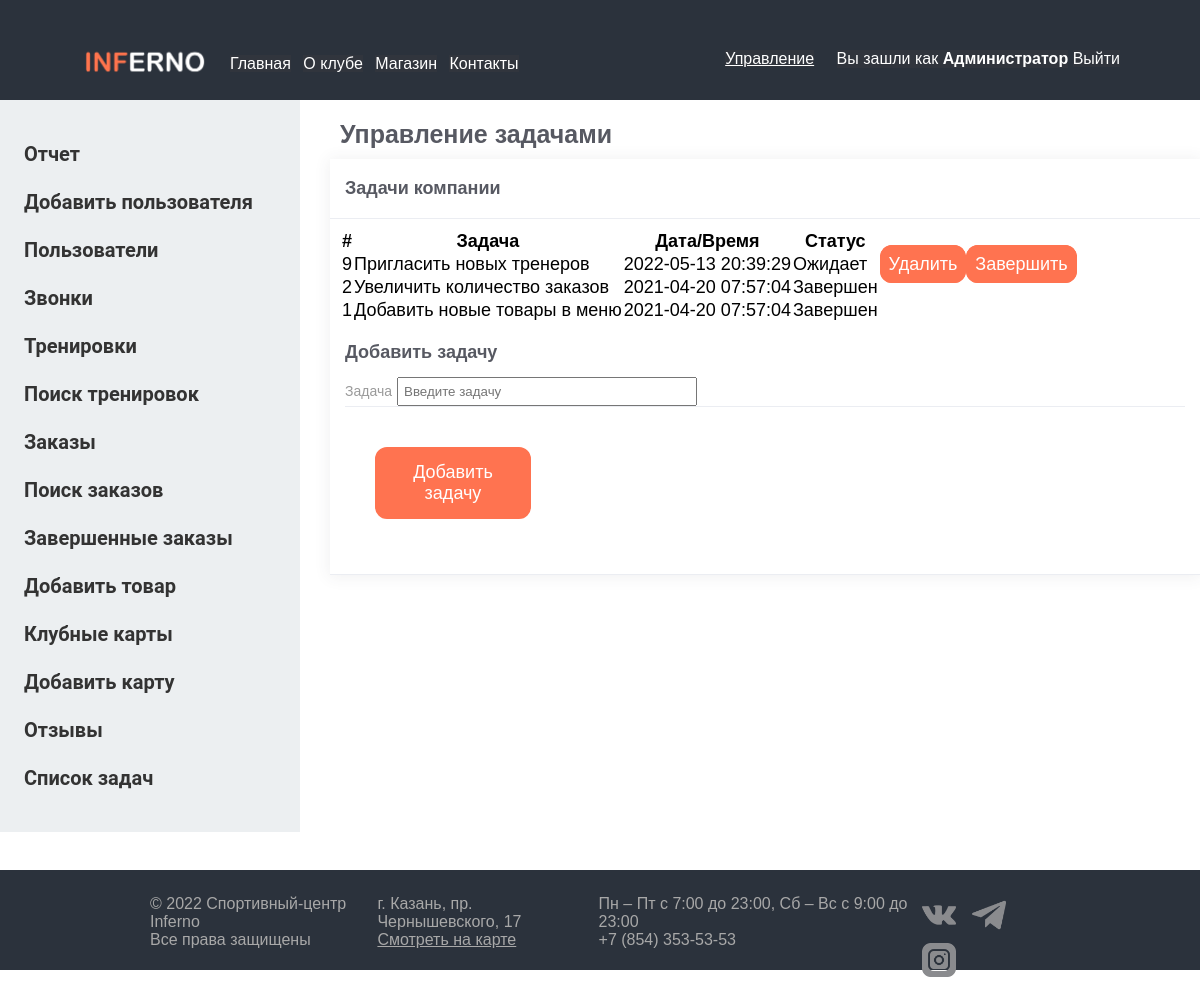
The app's page /admin-tasks2.php (signed in) with its own data.
### tables this page shows
CREATE TABLE `task` (
  `id` int(11) NOT NULL,
  `task` varchar(200) DEFAULT NULL,
  `status` varchar(45) DEFAULT 'Ожидает',
  `ts` timestamp NULL DEFAULT current_timestamp()
);

### admin-tasks2.php (the view, shortened to what this page needs)
<?php session_start();
    $host = 'localhost';
    $user = 'root';
    $password = '';
    $db_name = 'inferno';
    $link = mysqli_connect($host, $user, $password, $db_name);
    mysqli_query($link, "SET NAMES 'utf8'");
    ?>
<?php require_once('header.php'); ?>
<?php require_once('header-admin.php'); ?>
<div class="cent" id="admin">
            <div class="osntx2">
                        <h4 class="zagl">Управление задачами</h4>
                        <div class="card">
                            <div class="card-header">
                                <div class="card-title">Задачи компании</div>
                            </div>
                            <div class="card-body">
                                <div class="task2">
                                <table class="table table-head-bg-primary table-striped table-hover">
                                    <thead>
                                    <tr>
                                        <th scope="col">#</th>
                                        <th scope="col">Задача</th>
                                        <th scope="col">Дата/Время</th>
                                        <th scope="col">Статус</th>
                                        <th scope="col"></th>
                                    </tr>
                                    </thead>
                                    <tbody>
                                    <?php
                                    $row2 = mysqli_query($link,"SELECT * FROM task ORDER BY id desc ");
                                    while($myrow2 = mysqli_fetch_array($row2))
                                    {
                                        echo "<tr>";
                                        echo "<td>{$myrow2['id']}</td>";
                                        echo "<td>{$myrow2['task']}</td>";
                                        echo "<td>{$myrow2['ts']} </td>";
                                        echo "<td>{$myrow2['status']}</td>";
                                            if ($myrow2['status'] == 'Ожидает' ){
                                                echo "<td><a class='button bt14'  href='admin-tasks2.php?idd={$myrow2['id']}'>Удалить</a>";
                                                echo "<a class='button bt14' href='admin-tasks2.php?idz={$myrow2['id']}'>Завершить</a></td>";
                                        } else {
                                            echo "<td>&nbsp;</td>";
                                        }
                                        echo "</tr>";
                                    }
                                    ?>
                                    </tbody>
                                </table>
                                </div>
                            </div>
                                <form method="post">
                                    <div class="card-header">
                                        <div class="card-title">Добавить задачу</div>
                                    <div class="card-body">
                                        <div class="form-group">
                                            <label for="task">Задача</label>
                                            <input type="text" class="form-control"  maxlength="200"  name="task" placeholder="Введите задачу" required>
                                        </div>
                                    </div>
                                    <div class="card-action">
                                        <button type="submit" name="dob" class="button bt14" >Добавить задачу</button></form>
                            </div>
                    </div>
                    </div> </div>   </div>
<?php include 'footer.php';?>

### css/style.css (style rules this page uses)
* { font-family: "Montserrat", sans-serif; margin: 0; padding: 0; box-sizing: border-box; }
html, body { height: 100%; }
.osntx2 { height: 750px; }
.cent { margin-left: 330px; font-size: 18px; }
.zagl { color: #575962;; font-size: 25px; margin: 10px; }
.bt14 { text-decoration: none; width: 20%; margin-top: 10px; border: 2px solid #ff7350; color: white; font-size: 18px; padding: 7px; background-color: #ff7350; border-radius: 12px; }
.card { border-radius: 0px; background-color: #ffffff; margin-bottom: 30px; -webkit-box-shadow: 0px 1px 15px 1px rgba(69, 65, 78, 0.08); -moz-box-shadow: 0px 1px 15px 1px rgba(69, 65, 78, 0.08); box-shadow: 0px 1px 15px 1px rgba(69, 65, 78, 0.08); }
.card .card-header { padding: 15px 15px; background-color: transparent; border-bottom: 1px solid #ebedf2 !important; }
.card .card-title { margin: 0; color: #575962; font-size: 18px; font-weight: 600; line-height: 1.6; }
.card label { font-size: 14px; font-weight: 400; color: #9A9A9A; margin-bottom: 0px; }
.card .card-body { padding-top: 10px ; }
.card .card-action { padding: 30px; background-color: transparent; line-height: 30px; border-top: 1px solid #ebedf2 !important; font-size: 14px; }
.form-control { padding: 5px; width: 300px; }
.task2 { margin-left: 10px; }
button { background: #079BCF; border: none; border-radius: 8px; color: #fff; cursor: pointer; font-family: "Raleway", sans-serif; font-size: 27px; height: 72px; width: 100%; margin-bottom: 10px; overflow: hidden; transition: all 0.3s cubic-bezier(0.6, 0, 0.4, 1); }

### records on screen
task: id "9", task "Пригласить новых тренеров", ts "2022-05-13 20:39:29", status "Ожидает"
task: id "2", task "Увеличить количество заказов", ts "2021-04-20 07:57:04", status "Завершен"
task: id "1", task "Добавить новые товары в меню", ts "2021-04-20 07:57:04", status "Завершен"

### other values on screen
$_SESSION['name'] "Администратор"
